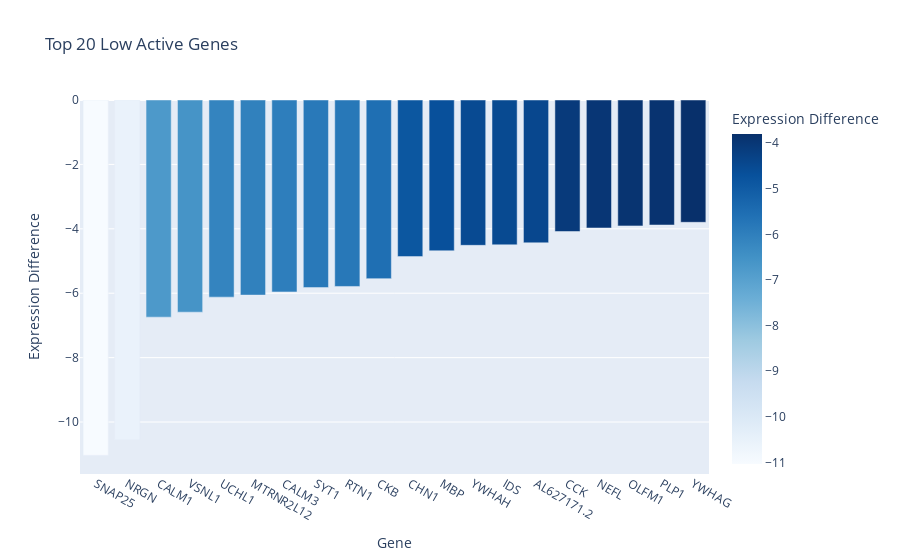

The notebook cell this image was saved under:
### Code cell
# Load the data (final_low_active_genes file)
final_low_active_genes = pd.read_csv(f"{output_dir}/low_change_genes.csv")

# Calculate Expression Difference (Cancerous - Healthy)
final_low_active_genes['Expression_Difference'] = final_low_active_genes['Cancerous_Expression'] - final_low_active_genes['Healthy_Expression']

# Filter out genes with Expression_Difference <= 5 (low active genes)
final_low_active_genes = final_low_active_genes[final_low_active_genes['Expression_Difference'] <= 5]

# Sort by Expression_Difference (ascending order)
final_low_active_genes = final_low_active_genes.sort_values(by="Expression_Difference", ascending=True)

# Display the top 10 rows
display(final_low_active_genes.head(10))

# Show the total number of genes after filtering
print(f"Remaining low active genes after filtering: {len(final_low_active_genes)}")

# Select top 20 low active genes for better readability
top_n = 20
top_low_active_genes = final_low_active_genes.head(top_n)

# Create a bar chart for low active genes
fig = px.bar(top_low_active_genes, x="Gene", y="Expression_Difference", 
             title=f"Top {top_n} Low Active Genes",
             labels={"Expression_Difference": "Expression Difference"},
             color="Expression_Difference",
             color_continuous_scale="Blues")

fig.show()

### Figure 1 — Plotly figure (JSON) as saved in the notebook; plotly's stock layout.template omitted (floating-point values rounded to 4 significant figures)
{"data": [{"hovertemplate": "Gene=%{x}<br>Expression Difference=%{marker.color}<extra></extra>", "legendgroup": "", "marker": {"color": [-11.03, -10.55, -6.743, -6.589, -6.121, -6.058, -5.96, -5.826, -5.79, -5.547, -4.863, -4.683, -4.513, -4.497, -4.435, -4.084, -3.974, -3.91, -3.882, -3.797], "coloraxis": "coloraxis", "pattern": {"shape": ""}}, "name": "", "orientation": "v", "showlegend": false, "textposition": "auto", "type": "bar", "x": ["SNAP25", "NRGN", "CALM1", "VSNL1", "UCHL1", "MTRNR2L12", "CALM3", "SYT1", "RTN1", "CKB", "CHN1", "MBP", "YWHAH", "IDS", "AL627171.2", "CCK", "NEFL", "OLFM1", "PLP1", "YWHAG"], "xaxis": "x", "y": [-11.03, -10.55, -6.743, -6.589, -6.121, -6.058, -5.96, -5.826, -5.79, -5.547, -4.863, -4.683, -4.513, -4.497, -4.435, -4.084, -3.974, -3.91, -3.882, -3.797], "yaxis": "y"}], "layout": {"barmode": "relative", "coloraxis": {"colorbar": {"title": {"text": "Expression Difference"}}, "colorscale": [[0, "rgb(247,251,255)"], [0.125, "rgb(222,235,247)"], [0.25, "rgb(198,219,239)"], [0.375, "rgb(158,202,225)"], [0.5, "rgb(107,174,214)"], [0.625, "rgb(66,146,198)"], [0.75, "rgb(33,113,181)"], [0.875, "rgb(8,81,156)"], [1, "rgb(8,48,107)"]]}, "legend": {"tracegroupgap": 0}, "title": {"text": "Top 20 Low Active Genes"}, "xaxis": {"anchor": "y", "domain": [0, 1], "title": {"text": "Gene"}}, "yaxis": {"anchor": "x", "domain": [0, 1], "title": {"text": "Expression Difference"}}}}
